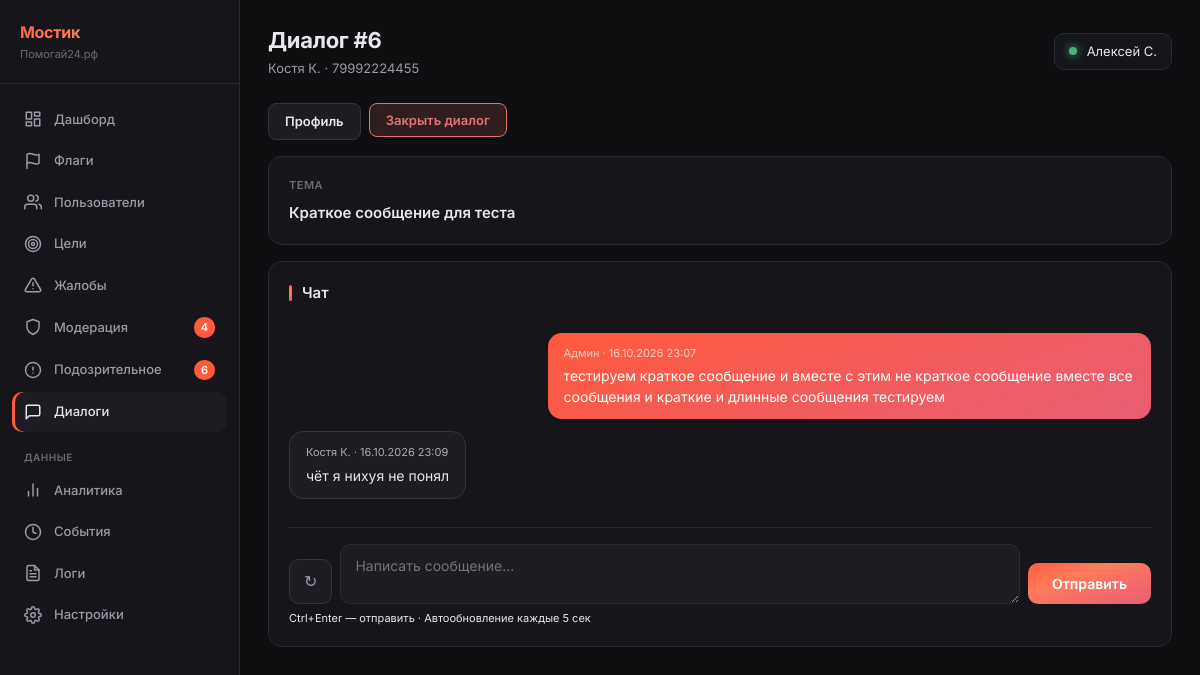
Page /_metrics/dialogs/6 (signed in) on the earlier database version.
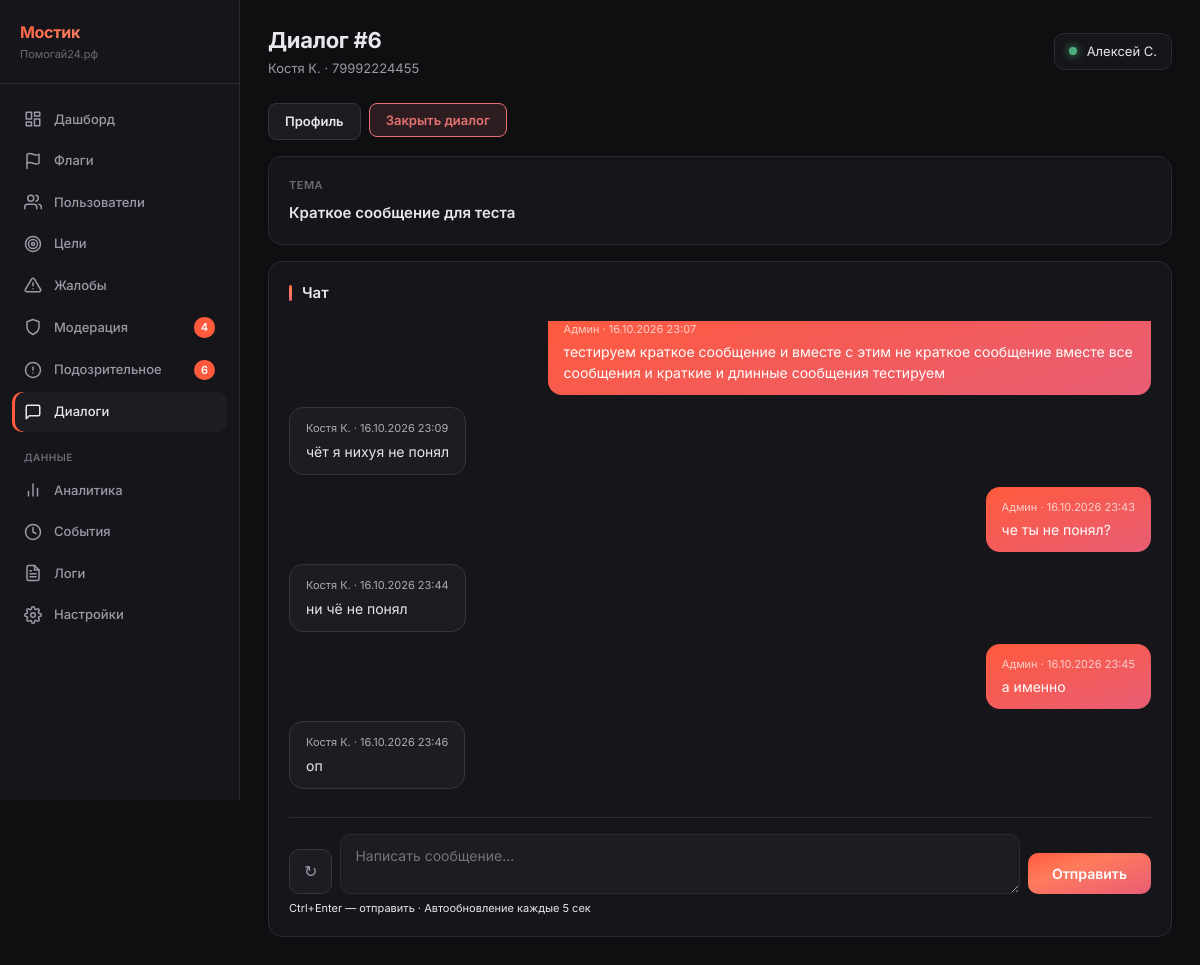
Same page on the later database version.
### tables this page shows
CREATE TABLE admin_dialogs (
        id INTEGER PRIMARY KEY AUTOINCREMENT,
        user_id INTEGER NOT NULL,
        admin_id INTEGER NOT NULL,
        subject TEXT NULL,
        status TEXT DEFAULT 'open',
        created_at TEXT DEFAULT (datetime('now')),
        closed_at TEXT NULL,
        FOREIGN KEY (user_id) REFERENCES users(id),
        FOREIGN KEY (admin_id) REFERENCES users(id)
    );

CREATE TABLE users (
            id INTEGER PRIMARY KEY AUTOINCREMENT,
            phone TEXT UNIQUE NOT NULL,
            password_hash TEXT NOT NULL,
            email TEXT NULL,
            name TEXT NULL,
            avatar_url TEXT NULL,
            max_id TEXT NULL,
            vk_id TEXT NULL,
            fcm_token TEXT NULL,
            onboarding_passed INTEGER DEFAULT 0,
            rating REAL DEFAULT 0.0,
            rating_level TEXT DEFAULT 'novice',
            confirmations_total INTEGER DEFAULT 0,
            confirmations_approved INTEGER DEFAULT 0,
            confirmations_ignored INTEGER DEFAULT 0,
            donation_streak INTEGER DEFAULT 0,
            goals_helped_close INTEGER DEFAULT 0,
            total_helped_amount REAL DEFAULT 0.00,
            priority_days INTEGER DEFAULT 0,
            circles_of_care INTEGER DEFAULT 0,
            interest_weights TEXT DEFAULT NULL,
            eternal_donation_config TEXT DEFAULT NULL,
            yellow_card_until TEXT NULL,
            is_banned INTEGER DEFAULT 0,
            created_at TEXT DEFAULT (datetime('now'))
        , xp INTEGER DEFAULT 0, xp_level TEXT DEFAULT 'novice', streak_days INTEGER DEFAULT 0, last_action_date TEXT, ip_registered TEXT, author_badge TEXT, trust_score INTEGER DEFAULT 50, trust_level TEXT DEFAULT 'guest', is_admin INTEGER DEFAULT 0, profile_completed INTEGER DEFAULT 0, identity_verified INTEGER DEFAULT 0, city TEXT, region_code TEXT, region_name TEXT, birth_date TEXT, onboarding_step INTEGER DEFAULT 0, identity_verified_at TEXT, identity_doc_path TEXT, identity_selfie_path TEXT);

CREATE TABLE admin_dialog_messages (
        id INTEGER PRIMARY KEY AUTOINCREMENT,
        dialog_id INTEGER NOT NULL,
        sender_type TEXT NOT NULL,
        sender_id INTEGER NOT NULL,
        message TEXT NOT NULL,
        is_read INTEGER DEFAULT 0,
        created_at TEXT DEFAULT (datetime('now')),
        FOREIGN KEY (dialog_id) REFERENCES admin_dialogs(id)
    );

### main.py (the view)
@app.route('/_metrics/dialogs/<int:dialog_id>')
@admin_required
def metrics_dialog_detail(dialog_id):
    admin = get_current_user()
    db = get_db()
    d = db.execute("""
        SELECT d.*,
            COALESCE(u.name, u.phone) as user_name,
            u.phone as user_phone,
            u.id as user_id
        FROM admin_dialogs d
        JOIN users u ON d.user_id = u.id
        WHERE d.id = ?
    """, (dialog_id,)).fetchone()
    if not d:
        pass  # db.close() убран (flask.g teardown)
        from flask import abort
        abort(404)
    messages = db.execute("""
        SELECT * FROM admin_dialog_messages
        WHERE dialog_id = ?
        ORDER BY id ASC
    """, (dialog_id,)).fetchall()
    db.execute(
        "UPDATE admin_dialog_messages SET is_read = 1 WHERE dialog_id = ? AND sender_type = 'user' AND is_read = 0",
        (dialog_id,)
    )
    db.commit()
    counts = get_sidebar_counts(db)
    pass  # db.close() убран (flask.g teardown)
    return render_template('_metrics/dialog_detail.html',
        user=admin,
        active='dialogs',
        counts=counts,
        d=d,
        messages=messages,
    )

### templates/_metrics/dialog_detail.html (shortened to what this page needs)
{% extends "_metrics/base.html" %}
{% block page_title %}Диалог #{{ d.id }}{% endblock %}
{% block page_subtitle %}{{ d.user_name }} · {{ d.user_phone }}{% endblock %}
{% block content %}
<div style="display: flex; gap: 8px; margin-bottom: 16px; flex-wrap: wrap;">
    <a href="/_metrics/users/{{ d.user_id }}"
       style="padding: 8px 16px; background: var(--m-bg-3); border: 1px solid var(--m-border-2); border-radius: 8px; color: var(--m-text); text-decoration: none; font-size: 13px; font-weight: 600;">
        Профиль
    </a>
    {% if d.status == 'open' %}
    <form method="POST" action="/_metrics/dialogs/{{ d.id }}/close" style="display: inline;">
        <button type="submit" onclick="return confirm('Закрыть диалог?')"
                style="padding: 8px 16px; background: rgba(229,115,115,0.15); border: 1px solid var(--m-danger); border-radius: 8px; color: var(--m-danger); font-size: 13px; font-weight: 600; font-family: inherit; cursor: pointer;">
            Закрыть диалог
        </button>
    </form>
    {% endif %}
</div>
{% if d.subject %}
<div class="m-section" style="margin-bottom: 16px;">
    <div class="m-card-label">Тема</div>
    <div style="font-size: 15px; font-weight: 600;">{{ d.subject }}</div>
</div>
{% endif %}
<div class="m-section" id="chatContainer">
    <div class="m-section-title">Чат</div>
    <div id="chatMessages" style="display: flex; flex-direction: column; gap: 12px; max-height: 60vh; overflow-y: auto; padding: 12px 0;">
        {% for m in messages %}
        <div style="display: flex; {% if m.sender_type == 'admin' %}justify-content: flex-end;{% else %}justify-content: flex-start;{% endif %}">
            <div style="max-width: 70%; padding: 12px 16px; border-radius: 14px;
                        {% if m.sender_type == 'admin' %}background: linear-gradient(160deg, #FF5A3C, #E85D75); color: white;{% else %}background: var(--m-bg-3); color: var(--m-text); border: 1px solid var(--m-border-2);{% endif %}">
                <div style="font-size: 11px; opacity: 0.7; margin-bottom: 4px;">
                    {% if m.sender_type == 'admin' %}Админ{% else %}{{ d.user_name }}{% endif %} · {{ m.created_at | date_ru }}
                </div>
                <div style="font-size: 14px; line-height: 1.5; white-space: pre-wrap;">{{ m.message }}</div>
            </div>
        </div>
        {% endfor %}
    </div>
    {% if d.status == 'open' %}
    <div style="display: flex; gap: 8px; margin-top: 16px; border-top: 1px solid var(--m-border); padding-top: 16px; align-items: flex-end;">
        <button type="button" onclick="reloadMessages()" title="Обновить чат"
                style="padding: 12px 14px; background: var(--m-bg-3); border: 1px solid var(--m-border-2); border-radius: 10px; color: var(--m-text-2); font-size: 16px; cursor: pointer; align-self: flex-end;"
                id="refreshBtn">
            ↻
        </button>
        <textarea id="messageInput" placeholder="Написать сообщение..." rows="2"
                  style="flex: 1; padding: 12px 14px; background: var(--m-bg-3); border: 1px solid var(--m-border); border-radius: 10px; color: var(--m-text); font-size: 14px; font-family: inherit; resize: vertical; min-height: 50px;"
                  onkeydown="if(event.ctrlKey && event.key==='Enter'){sendMessage();event.preventDefault();}"></textarea>
        <button onclick="sendMessage()"
                style="padding: 12px 24px; background: var(--m-gradient); border: none; border-radius: 10px; color: white; font-size: 14px; font-weight: 600; font-family: inherit; cursor: pointer; align-self: flex-end;">
            Отправить
        </button>
    </div>
    <div class="muted" style="font-size: 11px; margin-top: 6px;">Ctrl+Enter — отправить · Автообновление каждые 5 сек</div>
    {% else %}
    <div style="margin-top: 16px; padding: 16px; background: var(--m-bg-3); border-radius: 10px; text-align: center; color: var(--m-text-2); font-size: 13px;">
        Диалог закрыт {{ d.closed_at | date_ru }}
    </div>
    {% endif %}
</div>
{% endblock %}

### templates/_metrics/base.html (shortened to what this page needs)
<!DOCTYPE html>
<html lang="ru">
<head>
    <link rel="stylesheet" href="/static/_metrics.css">
</head>
<body>
    <div class="m-layout">
        <aside class="m-sidebar">
            <div class="m-brand">
                <div class="m-brand-title">Мостик</div>
                <div class="m-brand-sub">Помогай24.рф</div>
            </div>
            <nav class="m-nav">
                <a href="/_metrics" class="m-nav-item {% if active == 'dashboard' %}active{% endif %}">
                    <svg viewBox="0 0 24 24" fill="none" stroke="currentColor" stroke-linecap="round" stroke-linejoin="round"><rect x="3" y="3" width="7" height="9"/><rect x="14" y="3" width="7" height="5"/><rect x="14" y="12" width="7" height="9"/><rect x="3" y="16" width="7" height="5"/></svg>
                    Дашборд
                </a>
                <a href="/_metrics/flags" class="m-nav-item {% if active == 'flags' %}active{% endif %}">
                    <svg viewBox="0 0 24 24" fill="none" stroke="currentColor" stroke-linecap="round" stroke-linejoin="round"><path d="M4 15s1-1 4-1 5 2 8 2 4-1 4-1V3s-1 1-4 1-5-2-8-2-4 1-4 1z"/><line x1="4" y1="22" x2="4" y2="15"/></svg>
                    Флаги
                </a>
                <a href="/_metrics/users" class="m-nav-item {% if active == 'users' %}active{% endif %}">
                    <svg viewBox="0 0 24 24" fill="none" stroke="currentColor" stroke-linecap="round" stroke-linejoin="round"><path d="M17 21v-2a4 4 0 0 0-4-4H5a4 4 0 0 0-4 4v2"/><circle cx="9" cy="7" r="4"/><path d="M23 21v-2a4 4 0 0 0-3-3.87"/><path d="M16 3.13a4 4 0 0 1 0 7.75"/></svg>
                    Пользователи
                </a>
                <a href="/_metrics/goals" class="m-nav-item {% if active == 'goals' %}active{% endif %}">
                    <svg viewBox="0 0 24 24" fill="none" stroke="currentColor" stroke-linecap="round" stroke-linejoin="round"><circle cx="12" cy="12" r="10"/><circle cx="12" cy="12" r="6"/><circle cx="12" cy="12" r="2"/></svg>
                    Цели
                </a>
                <a href="/_metrics/reports" class="m-nav-item {% if active == 'reports' %}active{% endif %}">
                    <svg viewBox="0 0 24 24" fill="none" stroke="currentColor" stroke-linecap="round" stroke-linejoin="round"><path d="M10.29 3.86L1.82 18a2 2 0 0 0 1.71 3h16.94a2 2 0 0 0 1.71-3L13.71 3.86a2 2 0 0 0-3.42 0z"/><line x1="12" y1="9" x2="12" y2="13"/><line x1="12" y1="17" x2="12.01" y2="17"/></svg>
                    Жалобы
                </a>
                <a href="/_metrics/moderation" class="m-nav-item {% if active == 'moderation' %}active{% endif %}">
                    <svg viewBox="0 0 24 24" fill="none" stroke="currentColor" stroke-linecap="round" stroke-linejoin="round"><path d="M12 22s8-4 8-10V5l-8-3-8 3v7c0 6 8 10 8 10z"/></svg>
                    Модерация
                    {% if counts and counts.moderation %}<span class="m-nav-badge">{{ counts.moderation }}</span>{% endif %}
                </a>
                <a href="/_metrics/suspicious" class="m-nav-item {% if active == 'suspicious' %}active{% endif %}">
                    <svg viewBox="0 0 24 24" fill="none" stroke="currentColor" stroke-linecap="round" stroke-linejoin="round"><circle cx="12" cy="12" r="10"/><line x1="12" y1="8" x2="12" y2="12"/><line x1="12" y1="16" x2="12.01" y2="16"/></svg>
                    Подозрительное
                    {% if counts and counts.suspicious %}<span class="m-nav-badge">{{ counts.suspicious }}</span>{% endif %}
                </a>
                <a href="/_metrics/dialogs" class="m-nav-item {% if active == 'dialogs' %}active{% endif %}">
                    <svg viewBox="0 0 24 24" fill="none" stroke="currentColor" stroke-linecap="round" stroke-linejoin="round"><path d="M21 15a2 2 0 0 1-2 2H7l-4 4V5a2 2 0 0 1 2-2h14a2 2 0 0 1 2 2z"/></svg>
                    Диалоги
                </a>
                <div class="m-nav-section">Данные</div>
                <a href="/_metrics/analytics" class="m-nav-item {% if active == 'analytics' %}active{% endif %}">
                    <svg viewBox="0 0 24 24" fill="none" stroke="currentColor" stroke-linecap="round" stroke-linejoin="round"><line x1="18" y1="20" x2="18" y2="10"/><line x1="12" y1="20" x2="12" y2="4"/><line x1="6" y1="20" x2="6" y2="14"/></svg>
                    Аналитика
                </a>
                <a href="/_metrics/events" class="m-nav-item {% if active == 'events' %}active{% endif %}">
                    <svg viewBox="0 0 24 24" fill="none" stroke="currentColor" stroke-linecap="round" stroke-linejoin="round"><circle cx="12" cy="12" r="10"/><polyline points="12 6 12 12 16 14"/></svg>
                    События
                </a>
                <a href="/_metrics/logs" class="m-nav-item {% if active == 'logs' %}active{% endif %}">
                    Логи
                </a>
                <a href="/_metrics/settings" class="m-nav-item {% if active == 'settings' %}active{% endif %}">
                    Настройки
                </a>
            </nav>
        </aside>
        <main class="m-content">
            <header class="m-header">
                <div>
                    <div class="m-title">{% block page_title %}Мостик{% endblock %}</div>
                    <div class="m-subtitle">{% block page_subtitle %}{% endblock %}</div>
                </div>
                <div class="m-user">
                    <span class="m-user-dot"></span>
                    {{ user.name or user.phone }}
                </div>
            </header>
            {% block content %}{% endblock %}
        </main>
    </div>
</body>
</html>

Differences in the rows shown:
added admin_dialog_messages: sender_type "Админ", created_at "16.10.2026 23:43", message "че ты не понял?"
added admin_dialog_messages: user_name "Костя К.", created_at "16.10.2026 23:44", message "ни чё не понял", sender_type "user" (drawn)
added admin_dialog_messages: sender_type "Админ", created_at "16.10.2026 23:45", message "а именно"
added admin_dialog_messages: user_name "Костя К.", created_at "16.10.2026 23:46", message "оп", sender_type "user" (drawn)
